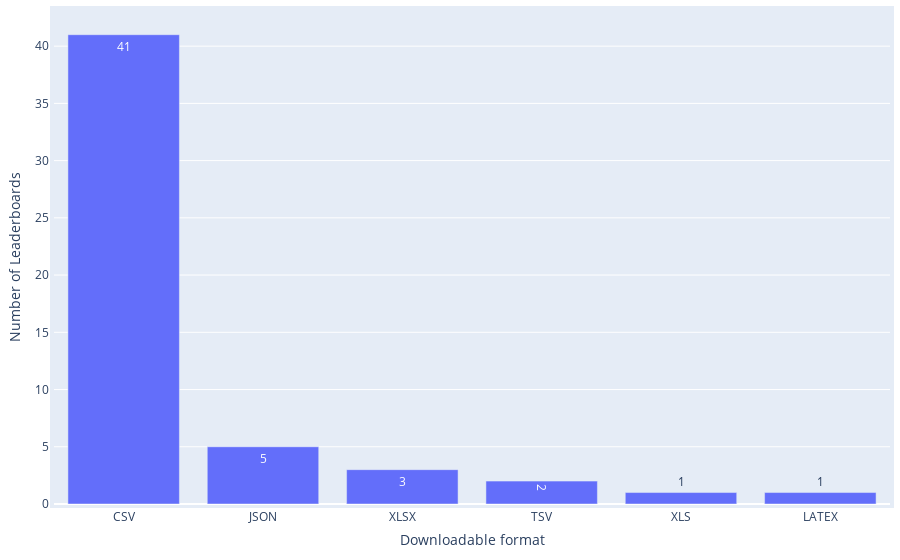

The cell this chart's notebook holds for it:
### Code cell
df = pd.read_csv(path_meta / 'leaderboard_processed.csv')
df['Downloadable format'] = df['Downloadable format'].apply(ast.literal_eval)
print(f"{round(len(df[df['Downloadable format'].map(len) > 0])/len(df)*100,2)}% ({len(df[df['Downloadable format'].map(len) > 0])} out of {len(df)}) leaderboard systems provide downloadable format of the leaderboards.")

df = df[df['Downloadable format'].map(len) > 0]
df_split = df.explode('Downloadable format')['Downloadable format'].value_counts().reset_index(name='Frequency')
print(f"{df_split['Downloadable format'].iloc[0]} is the most popular storage format of leaderboards, accounting for {round(df_split['Frequency'].iloc[0]/len(df)*100,2)}% ({df_split['Frequency'].iloc[0]} out of {len(df)}) downloadable leaderboard systems.")
df_split['Weight'] = 1

statistics = {
    'Distribution': 'Leaderboard Systems across Downloadable Formats',
    'Mean': np.mean(df_split['Frequency']),
    'Median': np.median(df_split['Frequency']),
    'IQR': df_split['Frequency'].quantile(0.75) - df_split['Frequency'].quantile(0.25),
    'Gini Coefficient': ineqpy.inequality.gini(data=df_split, income='Frequency', weights='Weight'),
}
df_statistics = pd.read_csv(path_meta / 'leaderboard_statistics.csv')
df_statistics = pd.concat([df_statistics, pd.DataFrame([statistics])], ignore_index=True)
df_statistics.drop_duplicates(subset=['Distribution'], keep='last', inplace=True)
df_statistics.sort_values(by='Distribution', inplace=True)
df_statistics.to_csv(path_meta / 'leaderboard_statistics.csv', index=False)

fig = px.bar(
    x=df_split['Downloadable format'],
    y=df_split['Frequency'],
    text_auto=True,
    labels={'x': 'Downloadable format', 'y': 'Number of Leaderboards'},
)
# Update the layout for a tighter look
fig.update_layout(
    autosize=True,
    margin=dict(
        l=10,  # Left margin
        r=10,  # Right margin
        b=10,  # Bottom margin
        t=10,  # Top margin
        pad=4  # Padding between the plot and the margin
    )
)
fig.show()

### Figure 1 — Plotly figure (JSON) as saved in the notebook; plotly's stock layout.template omitted (floating-point values rounded to 4 significant figures)
{"data": [{"alignmentgroup": "True", "hovertemplate": "Downloadable format=%{x}<br>Number of Leaderboards=%{y}<extra></extra>", "legendgroup": "", "marker": {"color": "#636efa", "pattern": {"shape": ""}}, "name": "", "offsetgroup": "", "orientation": "v", "showlegend": false, "textposition": "auto", "texttemplate": "%{y}", "type": "bar", "x": ["CSV", "JSON", "XLSX", "TSV", "XLS", "LATEX"], "xaxis": "x", "y": [41, 5, 3, 2, 1, 1], "yaxis": "y"}], "layout": {"autosize": true, "barmode": "relative", "legend": {"tracegroupgap": 0}, "margin": {"b": 10, "l": 10, "pad": 4, "r": 10, "t": 10}, "xaxis": {"anchor": "y", "domain": [0, 1], "title": {"text": "Downloadable format"}}, "yaxis": {"anchor": "x", "domain": [0, 1], "title": {"text": "Number of Leaderboards"}}}}
